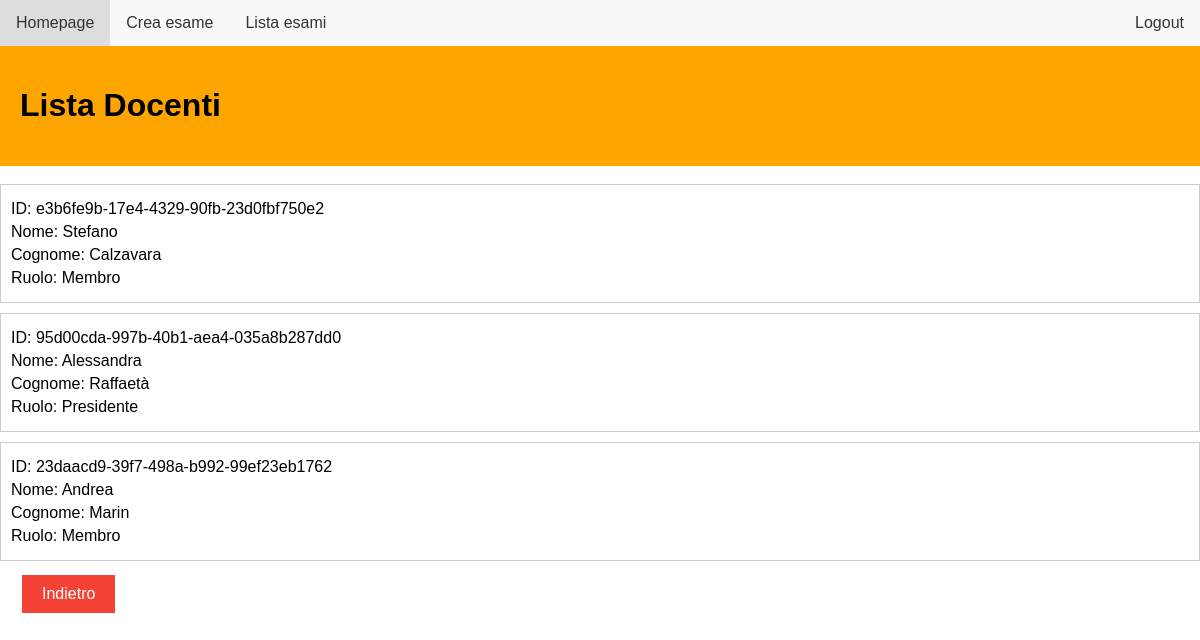
The page /docenti_list_del?idE=CT-0006 (signed in) on the database as committed earlier.
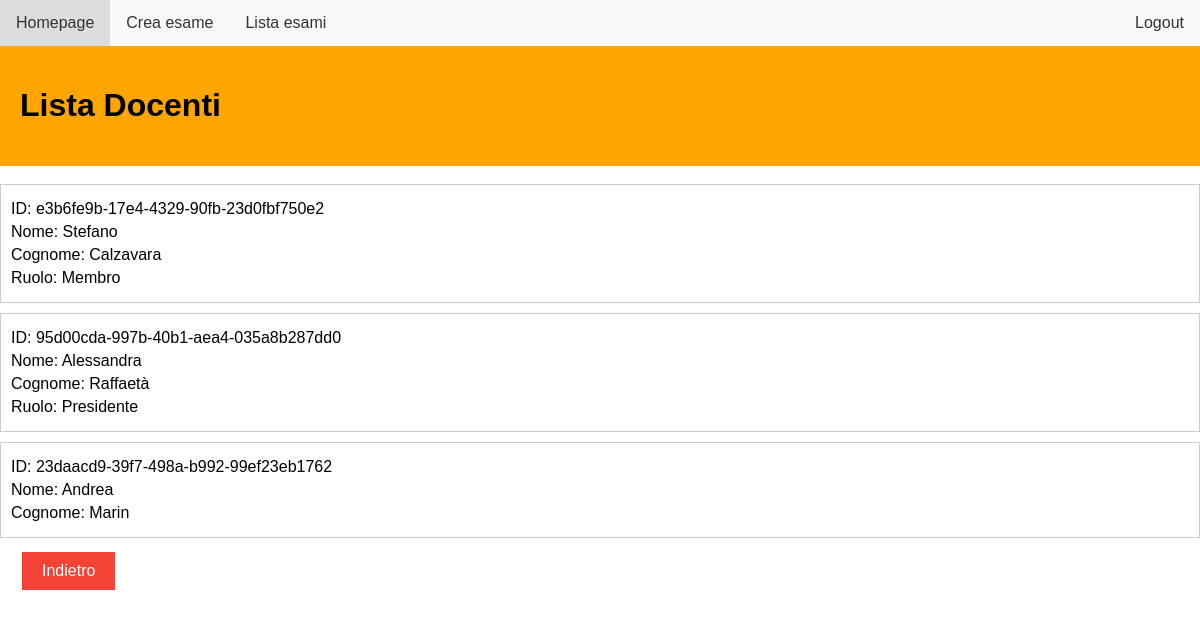
The same page on the database as committed later.
### db_setup.py (models this page shows, shortened)
class Docente(UserMixin, db.Model):
    idD = db.Column(db.String(100), primary_key=True, unique = True)
    nome = db.Column(db.String(100))
    cognome = db.Column(db.String(100))
    email = db.Column(db.String(100), unique = True)
    password = db.Column(db.String(100))

class Creazione_esame(db.Model):
    __tablename__ = 'Creazione_esame'
    idD = db.Column(db.Integer, db.ForeignKey('docente.idD', name=None), primary_key=True)
    idE = db.Column(db.Integer, db.ForeignKey('esame.idE', name=None), primary_key=True)
    ruolo_docente = db.Column(Enum('Presidente', 'Membro'))
    docente = db.relationship('Docente', backref=db.backref('creazione_esame', cascade='all, delete-orphan'))
    esame = db.relationship('Esame', backref=db.backref('creazione_esame', cascade='all, delete-orphan'))

### routes.py (the view)
@bp.route('/docenti_list_del', methods=['GET', 'POST'])
@login_required
def docenti_list_del():
    from db_setup import Docente, Esame, db, Creazione_esame
    idE = request.args.get('idE')
    esame = db.session.query(Esame).filter(Esame.idE == idE).first()
    lista_docenti = db.session.query(Docente).all()
    lista_ruoli = (
        db.session.query(Creazione_esame.idD, Creazione_esame.ruolo_docente)
        .filter(Creazione_esame.idE == idE)
        .all()
    )
    return flask.render_template('docenti_list_del.html', esame=esame, lista_docenti=lista_docenti, lista_ruoli=lista_ruoli)

### routes.py (called while the page is built)
@login_manager.user_loader
def load_user(user_id):
    from db_setup import Docente
    return Docente.query.get(user_id)

### app/templates/docenti_list_del.html (shortened to what this page needs)
<!DOCTYPE html>
<html lang="en">
<head>
    <link rel="stylesheet" href="../static/student.css">
    <link rel="stylesheet" href="../static/goback.css">
</head>
<body>
    <ul>
        <li><a href="{{ url_for('routes.homepage') }}">Homepage</a></li>
        <li><a href="{{ url_for('routes.create_exam') }}">Crea esame</a></li>
        <li><a href="{{ url_for('routes.view_exams') }}">Lista esami</a></li>
        <li style="float:right"><a href="{{ url_for('routes.login') }}">Logout</a></li>
    </ul>
    <div id="Docente" class="w3-container">
        <h1>Lista Docenti</h1>
    </div>
    <br>
    <div id="Lista_docenti" style="position: relative;">
        {% for docente in lista_docenti %}
            <div class="student-info" onclick="deleteRow('{{ docente.idD }}', '{{ esame.idE }}'); window.location.href='{{ url_for('routes.exam_page', idE=esame.idE) }}'" style="cursor: pointer;">
                <p>ID: {{ docente.idD }}</p>
                <p>Nome: {{ docente.nome }}</p>
                <p>Cognome: {{ docente.cognome }}</p>
                {% for ruolo in lista_ruoli %}
                    {% if ruolo[0] == docente.idD %}
                        <p>Ruolo: {{ ruolo[1] }}</p>
                    {% endif %}
                {% endfor %}
            </div>
        {% endfor %}
    </div>
    <button id="goback" onclick="goBack()" class="button-goback">Indietro</button>
</body>
</html>

Rows that differ between the two databases and show on the page:
removed Creazione_esame: ruolo_docente "Membro", shown under Docente "23daacd9-39f7-498a-b992-99ef23eb1762"
